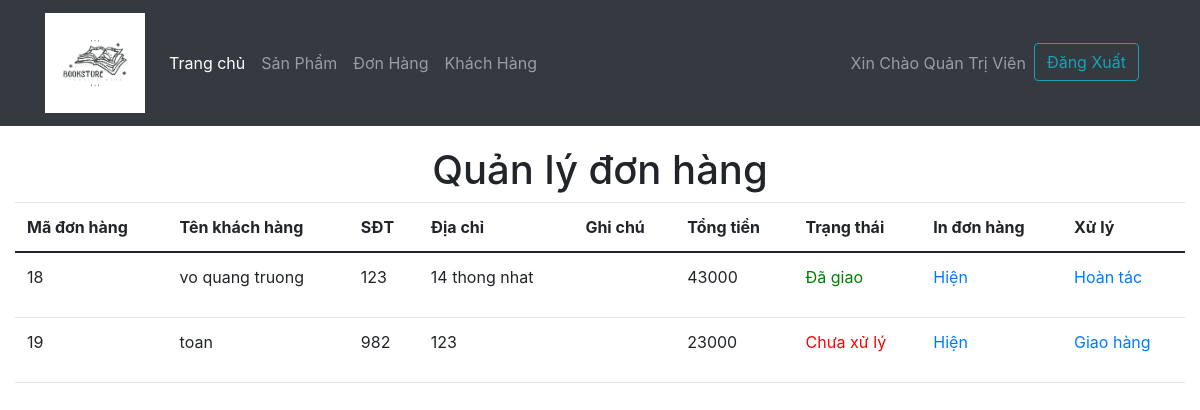
Screenshot of /admin/donhang.php (signed in) with the database file from the repository.
### tables this page shows
CREATE TABLE `orders` (
  `id` int(11) NOT NULL,
  `iduser` int(11) NOT NULL,
  `name` varchar(50) NOT NULL,
  `phone` varchar(11) NOT NULL,
  `address` varchar(100) NOT NULL,
  `notes` text DEFAULT NULL,
  `total` int(11) NOT NULL,
  `status` int(1) DEFAULT 0
);

### admin/donhang.php (the view, shortened to what this page needs)
<?php
include '../connect_db.php';
?>
<!DOCTYPE html>
<html lang="en">
<head>
  <link rel="stylesheet" type="text/css" href="/css/bootstrap.css">
  <link rel="stylesheet" href="/css/admin.css">
  <link rel="stylesheet" href="/font-awesome/css/all.css">
  <link rel="stylesheet" href="//netdna.bootstrapcdn.com/bootstrap/4.5.0/css/bootstrap.min.css">
  <link rel="stylesheet" href="https://maxcdn.bootstrapcdn.com/bootstrap/4.5.2/css/bootstrap.min.css">
</head>
<body data-spy="scroll" data-target="#myScrollspy" data-offset="1">
  <div class="menu">
    <nav class="navbar navbar-expand-lg navbar-dark bg-dark">
      <div class="container">
        <a class="navbar-brand" href="#"><img src="../image/logo.png" alt="..." width="100px"></a>
        <div class="collapse navbar-collapse" id="navbarSupportedContent">
          <ul class="navbar-nav me-auto mb-2 mb-lg-0">
            <li class="nav-item">
              <a class="nav-link active" aria-current="page" href="../index.php">Trang chủ</a>
            </li>
            <li class="nav-item">
              <a class="nav-link" href="../admin.php" onclick="listsanpham();">Sản Phẩm</a>
            </li>
            <li class="nav-item">
              <a class="nav-link" href="./donhang.php" onclick="listdonhang()" ;>Đơn Hàng</a>
            </li>
            <li class="nav-item">
              <a class="nav-link" href="./quanlyuser.php" onclick="listkhachhang();">Khách Hàng</a>
            </li>
          </ul>
          <ul class="navbar-nav px-3">
            <li class="nav-item text-nowrap">
              <a class="nav-link" href="">Xin Chào Quản Trị Viên</a>
            </li>
            <li class="nav-item text-nowrap">
              <a type="button" class="btn btn-outline-info btn-md btn-rounded btn-navbar waves-effect waves-light" href="../dangxuat.php">Đăng Xuất</a>
            </li>
          </ul>
        </div>
    </nav>
  </div>
  <div class="container-fluid">
    <h1 class="text-center" style="margin-top: 20px;">Quản lý đơn hàng</h1>
    <table class="table">
      <thead>
        <tr>
          <th scope="col">Mã đơn hàng</th>
          <th scope="col">Tên khách hàng</th>
          <th scope="col">SĐT</th>
          <th scope="col">Địa chỉ</th>
          <th scope="col">Ghi chú</th>
          <th scope="col">Tổng tiền</th>
          <th scope="col">Trạng thái</th>
          <th scope="col">In đơn hàng</th>
          <th scope="col">Xử lý</th>
        </tr>
      </thead>
      <tbody>
        <?php
        $sql = "SELECT * FROM `orders`";
        $sql_query = mysqli_query($con, $sql);
        while ($row = mysqli_fetch_assoc($sql_query)) { ?>
          <tr>
            <td><?php echo $row['id']; ?></td>
            <td><?php echo $row['name']; ?></td>
            <td><?php echo $row['phone']; ?></td>
            <td><?php echo $row['address']; ?></td>
            <td><?php echo $row['notes']; ?></td>
            <td><?php echo $row['total']; ?></td>
            <?php $status = $row['status'];
            if ($status == 0) {
              $trangthai = '<p style="color: red;">Chưa xử lý</p>';
            } else {
              $trangthai = '<p style="color: green;">Đã giao</p>';
            }
            echo "<td>" . $trangthai . " </td>"; ?>
            <td><a href="./indonhang.php?id=<?= $row['id'] ?>">Hiện</a></td>
            <?php
            if ($status == 0) {
              $active = "<a href=./xulychuagiao.php?id=" . $row['id'] . ">Giao hàng</a>";
            } else {
              $active = "<a href=./xulygiaohang.php?id=" . $row['id'] . ">Hoàn tác</a>";
            }
            echo "<td>" . $active . "</td>";
            ?>
          </tr>
        <?php    } ?>
      </tbody>
    </table>
  </div>

### rows the page displays
orders: id "18", name "vo quang truong", phone "123", address "14 thong nhat", total "43000", status "Đã giao"
orders: id "19", name "toan", phone "982", address "123", total "23000", status "Chưa xử lý"
